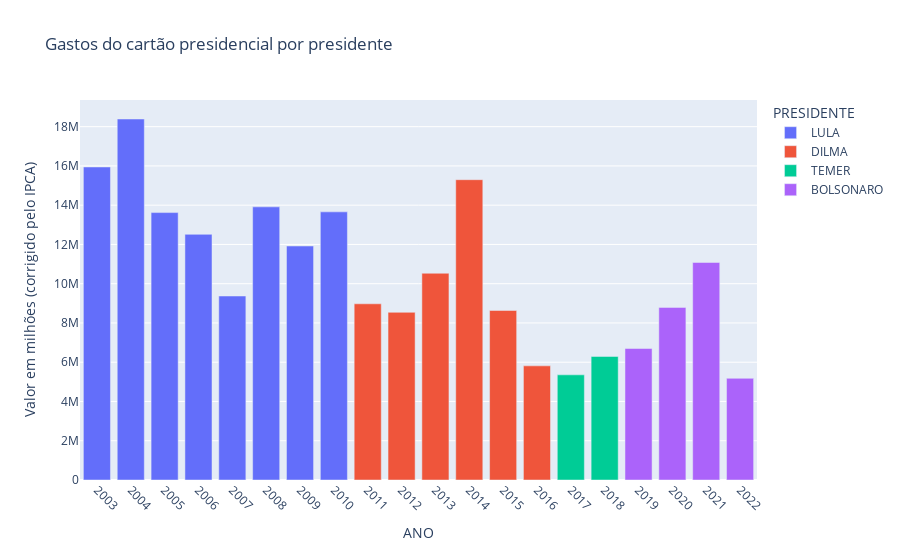

Write notebook code for a chart like this one.
### Markdown cell above
### Gastos Corrigidos pelo IPCA

### Code cell
fig = px.bar(gastos_presidente, x='ANO', y="VALOR_CORRIGIDO", color='PRES',
             title="Gastos do cartão presidencial por presidente",
             labels={"VALOR_CORRIGIDO": "Valor em milhões (corrigido pelo IPCA)", 'PRES': "PRESIDENTE"})

fig = fig.update_xaxes(tickangle=45, tickvals=gastos_presidente['ANO'][::])
fig.show()

### Figure 1 — Plotly figure (JSON) as saved in the notebook; plotly's stock layout.template omitted (floating-point values rounded to 4 significant figures)
{"data": [{"alignmentgroup": "True", "hovertemplate": "PRESIDENTE=LULA<br>ANO=%{x}<br>Valor em milhões (corrigido pelo IPCA)=%{y}<extra></extra>", "legendgroup": "LULA", "marker": {"color": "#636efa", "pattern": {"shape": ""}}, "name": "LULA", "offsetgroup": "LULA", "orientation": "v", "showlegend": true, "textposition": "auto", "type": "bar", "x": [2003, 2004, 2005, 2006, 2007, 2008, 2009, 2010], "xaxis": "x", "y": [15950000.0, 18390000.0, 13620000.0, 12520000.0, 9374000.0, 13910000.0, 11920000.0, 13660000.0], "yaxis": "y"}, {"alignmentgroup": "True", "hovertemplate": "PRESIDENTE=DILMA<br>ANO=%{x}<br>Valor em milhões (corrigido pelo IPCA)=%{y}<extra></extra>", "legendgroup": "DILMA", "marker": {"color": "#EF553B", "pattern": {"shape": ""}}, "name": "DILMA", "offsetgroup": "DILMA", "orientation": "v", "showlegend": true, "textposition": "auto", "type": "bar", "x": [2011, 2012, 2013, 2014, 2015, 2016], "xaxis": "x", "y": [8976000.0, 8542000.0, 10530000.0, 15300000.0, 8636000.0, 5815000.0], "yaxis": "y"}, {"alignmentgroup": "True", "hovertemplate": "PRESIDENTE=TEMER<br>ANO=%{x}<br>Valor em milhões (corrigido pelo IPCA)=%{y}<extra></extra>", "legendgroup": "TEMER", "marker": {"color": "#00cc96", "pattern": {"shape": ""}}, "name": "TEMER", "offsetgroup": "TEMER", "orientation": "v", "showlegend": true, "textposition": "auto", "type": "bar", "x": [2017, 2018], "xaxis": "x", "y": [5357000.0, 6293000.0], "yaxis": "y"}, {"alignmentgroup": "True", "hovertemplate": "PRESIDENTE=BOLSONARO<br>ANO=%{x}<br>Valor em milhões (corrigido pelo IPCA)=%{y}<extra></extra>", "legendgroup": "BOLSONARO", "marker": {"color": "#ab63fa", "pattern": {"shape": ""}}, "name": "BOLSONARO", "offsetgroup": "BOLSONARO", "orientation": "v", "showlegend": true, "textposition": "auto", "type": "bar", "x": [2019, 2020, 2021, 2022], "xaxis": "x", "y": [6699000.0, 8794000.0, 11080000.0, 5181000.0], "yaxis": "y"}], "layout": {"barmode": "relative", "legend": {"title": {"text": "PRESIDENTE"}, "tracegroupgap": 0}, "title": {"text": "Gastos do cartão presidencial por presidente"}, "xaxis": {"anchor": "y", "domain": [0, 1], "tickangle": 45, "tickvals": [2003, 2004, 2005, 2006, 2007, 2008, 2009, 2010, 2011, 2012, 2013, 2014, 2015, 2016, 2017, 2018, 2019, 2020, 2021, 2022], "title": {"text": "ANO"}}, "yaxis": {"anchor": "x", "domain": [0, 1], "title": {"text": "Valor em milhões (corrigido pelo IPCA)"}}}}
